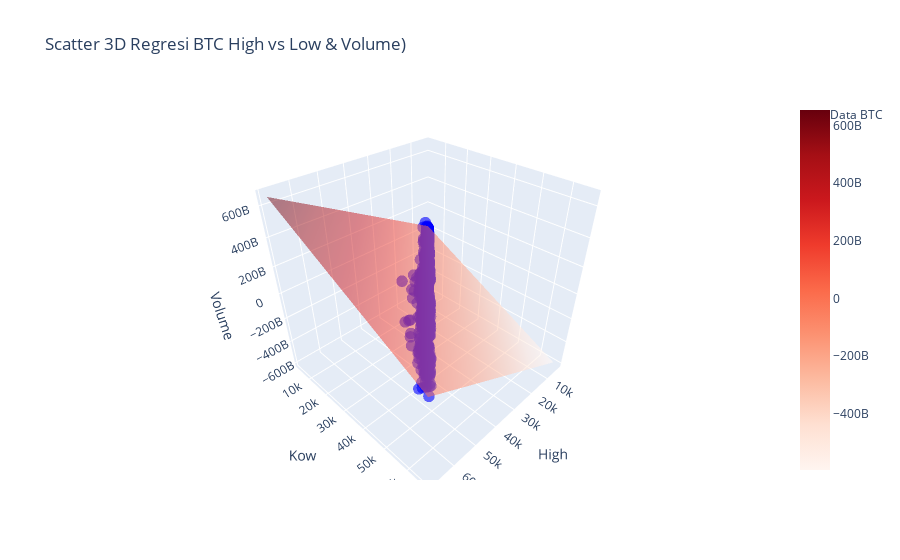

The notebook cell saved with this chart:
### Code cell
# pilih variabel
x1 = df["High"]
x2 = df["Low"]
y = df["Volume"]

# buat dataframe
data = pd.DataFrame({"x1": x1, "x2": x2, "y": y})

# analisis regresi
X = sm.add_constant(data[["x1","x2"]])
model = sm.OLS(data["y"], X).fit()
koefisien = model.params
print(koefisien)

# scatter plot 3D
scatter_plot = go.Scatter3d(
    x=data["x1"], y=data["x2"], z=data["y"],
    mode="markers", marker=dict(size=4, color="blue", opacity=0.6),
    name="Data BTC"
)

# grid permukaan regresi
x1_grid, x2_grid = np.meshgrid(
    np.linspace(data["x1"].min(), data["x1"].max(), 20),
    np.linspace(data["x2"].min(), data["x2"].max(), 20)
)
y_pred = koefisien.iloc[0] + koefisien.iloc[1] * x1_grid + koefisien.iloc[2] * x2_grid

regresion_surface = go.Surface(
    x=x1_grid, y=x2_grid, z=y_pred,
    colorscale="Reds", opacity=0.5, name="Garis Regresi"
)

# buat layout
layout = go.Layout(
    title="Scatter 3D Regresi BTC High vs Low & Volume)",
    scene=dict(xaxis_title="High", yaxis_title="Kow", zaxis_title="Volume"),
    showlegend=True
)

# buat figure
fig = go.Figure(data=[scatter_plot, regresion_surface], layout=layout)

# menampilkan show
fig.show()

### Figure 1 — Plotly figure (JSON) as saved in the notebook; plotly's stock layout.template omitted (floating-point values rounded to 4 significant figures; data arrays with more than 128 entries replaced by an {"elided": "..."} marker saying what was removed)
{"data": [{"marker": {"color": "blue", "opacity": 0.6, "size": 4}, "mode": "markers", "name": "Data BTC", "type": "scatter3d", "x": {"elided": "1826 float values"}, "y": {"elided": "1826 float values"}, "z": {"elided": "1826 int values"}}, {"colorscale": [[0, "rgb(255,245,240)"], [0.125, "rgb(254,224,210)"], [0.25, "rgb(252,187,161)"], [0.375, "rgb(252,146,114)"], [0.5, "rgb(251,106,74)"], [0.625, "rgb(239,59,44)"], [0.75, "rgb(203,24,29)"], [0.875, "rgb(165,15,21)"], [1, "rgb(103,0,13)"]], "name": "Garis Regresi", "opacity": 0.5, "type": "surface", "x": {"elided": "20x20 float values"}, "y": {"elided": "20x20 float values"}, "z": {"elided": "20x20 float values"}}], "layout": {"scene": {"xaxis": {"title": {"text": "High"}}, "yaxis": {"title": {"text": "Kow"}}, "zaxis": {"title": {"text": "Volume"}}}, "showlegend": true, "title": {"text": "Scatter 3D Regresi BTC High vs Low & Volume)"}}}
